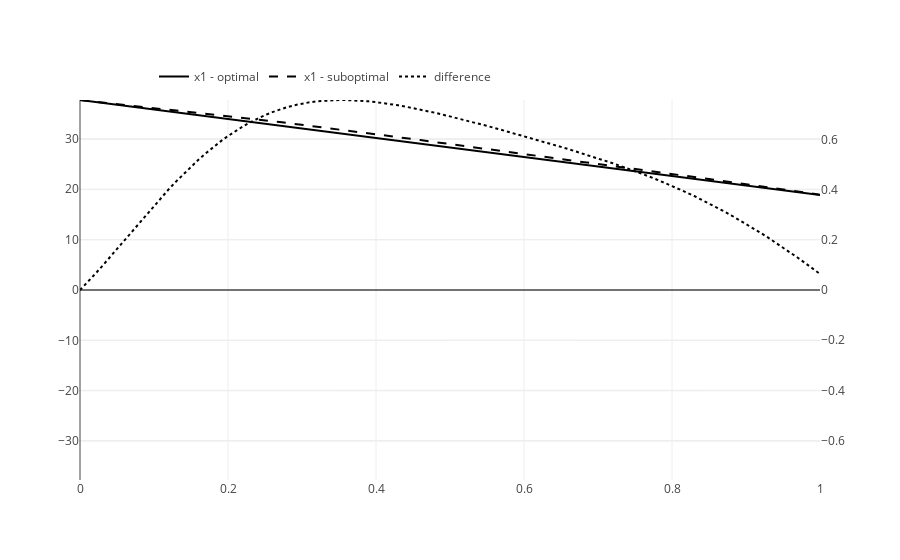

Write notebook code for a chart like this one.
### Code cell
iplot(
    go.Figure(
        data=[
            fig_optimal_state,
            fig_suboptimal_state,
            fig_difference_state
        ],
        layout=go.Layout(
            legend=dict(orientation="h", x=0.1, y=1.1),
            xaxis=dict(
                range=(optimal_model.t0, optimal_model.t1)
            ),
            yaxis1=dict(
                range=(-initial_state[0], initial_state[0])
            ),
            yaxis2=dict(
                range=(-max_dif, max_dif),
                overlaying="y1",
                side="right"
            )
        )
    )
)
